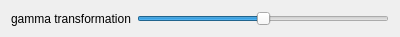
<?xml version="1.0" encoding="UTF-8"?>
<ui version="4.0">
 <class>DialogGammaTransformation</class>
 <widget class="QDialog" name="DialogGammaTransformation">
  <property name="geometry">
   <rect>
    <x>0</x>
    <y>0</y>
    <width>400</width>
    <height>31</height>
   </rect>
  </property>
  <property name="windowTitle">
   <string>Dialog</string>
  </property>
  <layout class="QGridLayout" name="gridLayout">
   <item row="0" column="0">
    <widget class="QLabel" name="label">
     <property name="text">
      <string>gamma transformation</string>
     </property>
    </widget>
   </item>
   <item row="0" column="1">
    <widget class="QSlider" name="valueGammaTrans">
     <property name="minimum">
      <number>-1000</number>
     </property>
     <property name="maximum">
      <number>1000</number>
     </property>
     <property name="value">
      <number>0</number>
     </property>
     <property name="orientation">
      <enum>Qt::Horizontal</enum>
     </property>
    </widget>
   </item>
  </layout>
 </widget>
 <resources/>
 <connections/>
</ui>
